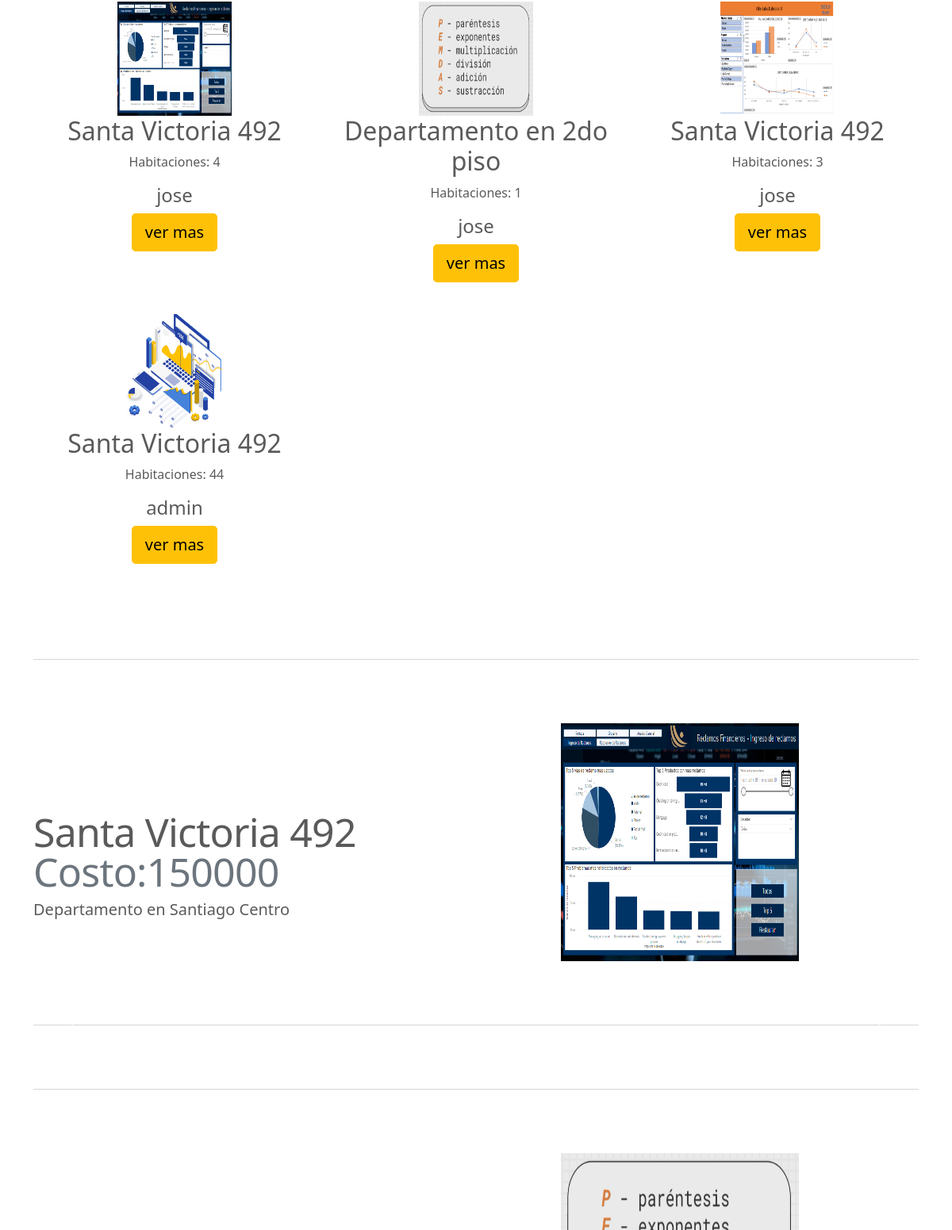
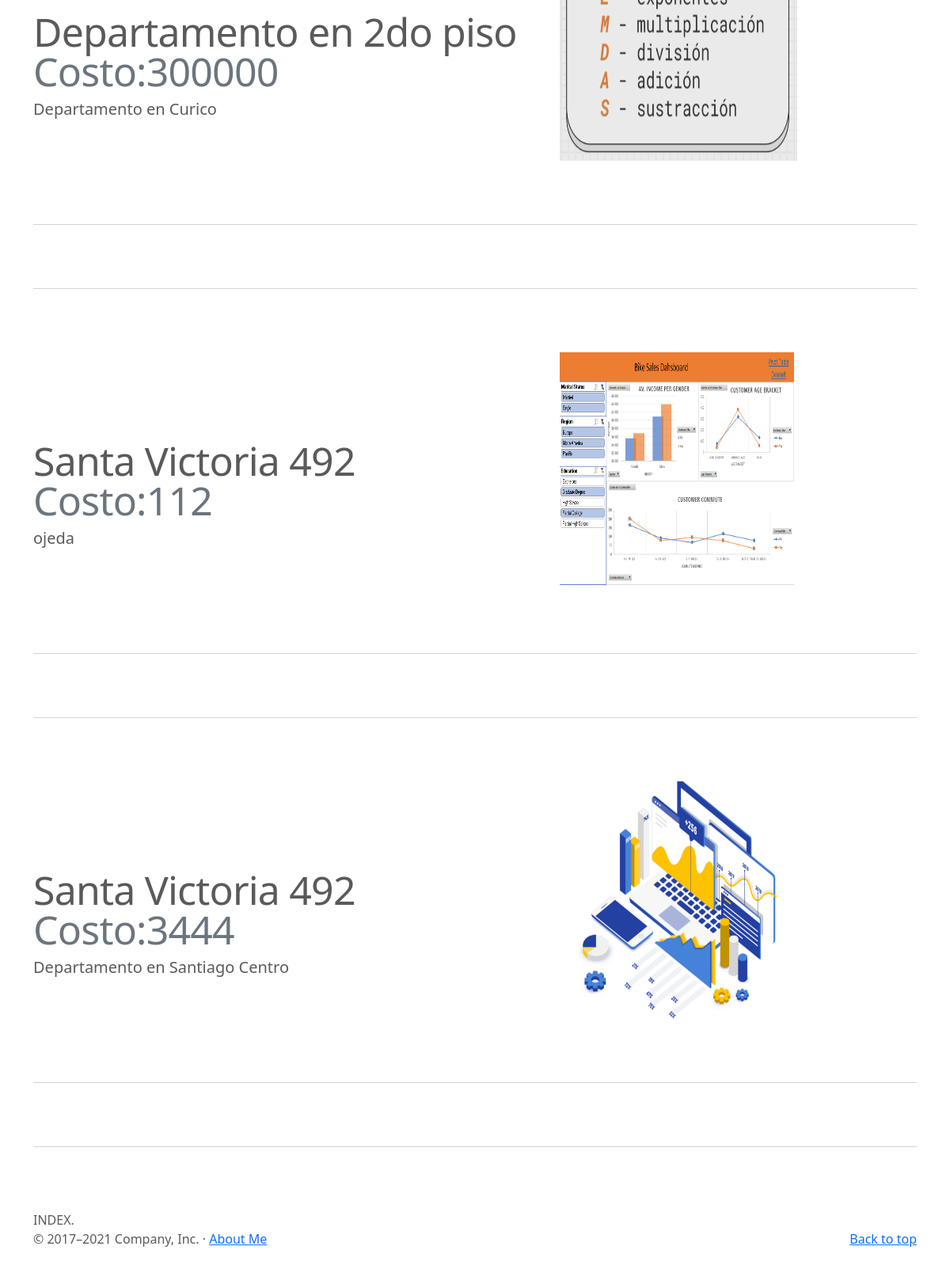
The app's page / (lower part), older data (2 pictures, top to bottom).
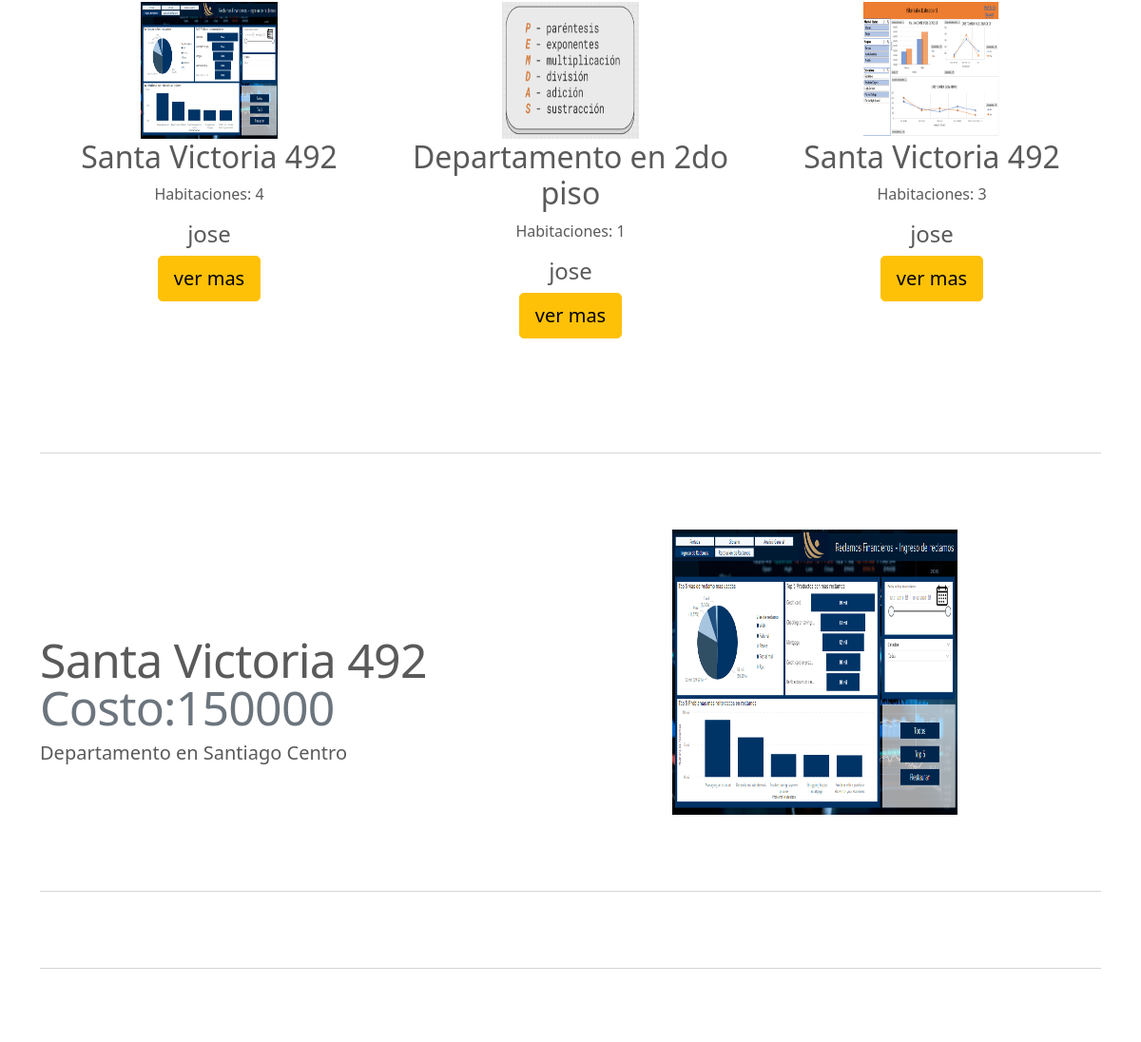
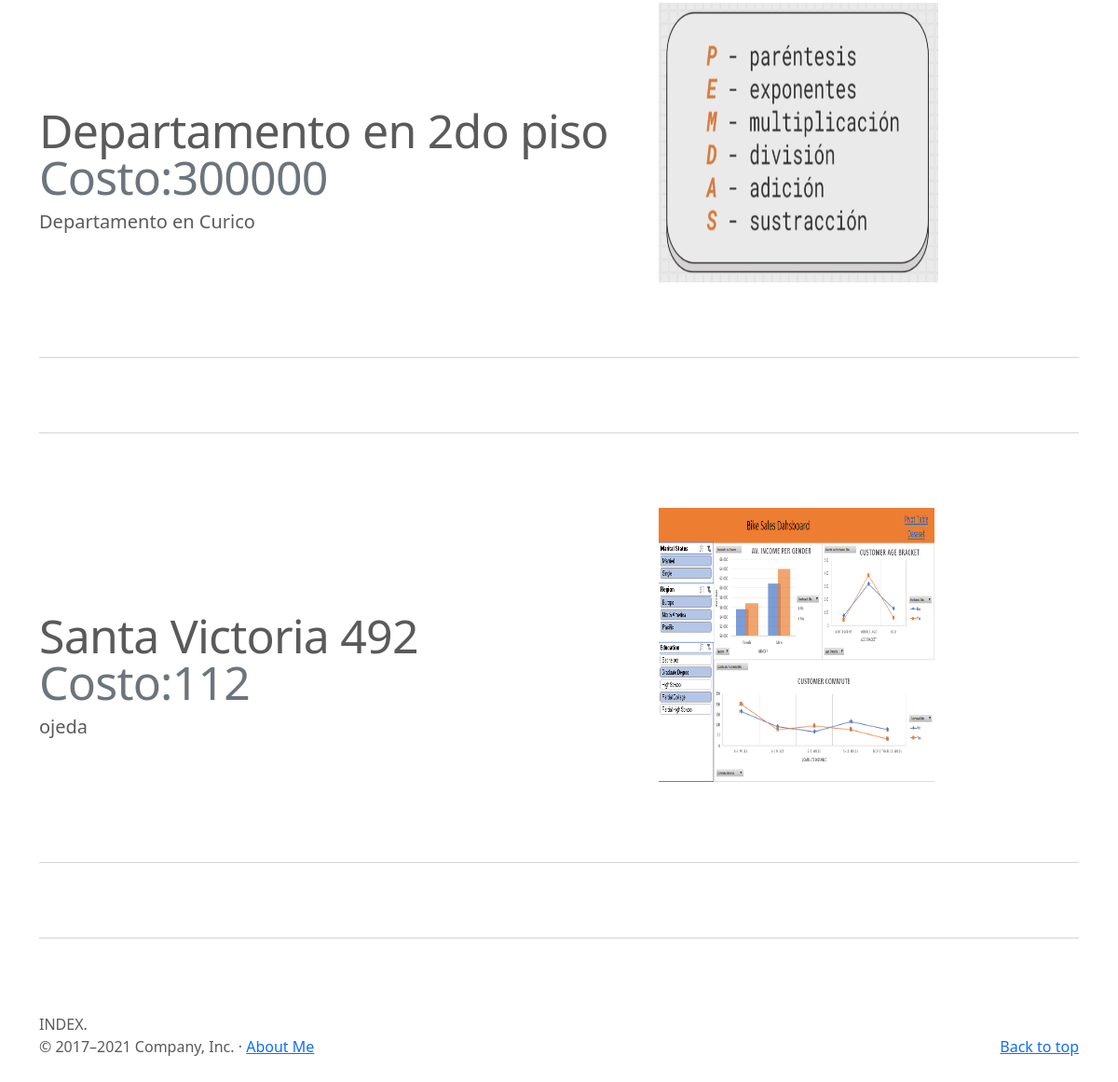
The same page, newer data (2 pictures, top to bottom).
### NewHome/models.py (models this page shows, shortened)
class Propiedades(models.Model):
    Propiedad_Descripcion = models.CharField(max_length=200)
    Propiedad_Direccion =  models.CharField(max_length=200)
    Numero_Habitaciones = models.PositiveIntegerField()
    Propiedad_Costo = models.PositiveIntegerField()
    publisher = models.ForeignKey(to=User, on_delete=models.CASCADE, related_name="publisher")
    imagen = models.ImageField(upload_to="propiedades", null=False, blank=False)
    Fecha_Publicacion = models.DateField(auto_now_add = True)

### NewHome/views.py (the view)
# urls.py: path('',index,name="index"),
def index(request):
    context = {
        "propiedades": Propiedades.objects.all()
    }
    return render(request,"NewHome/index.html", context)

### NewHome/templates/NewHome/index.html (shortened to what this page needs)
{% extends "NewHome/base.html" %}
{% block main %}
<main>
    <button class="carousel-control-prev" type="button" data-bs-target="#myCarousel" data-bs-slide="prev">
      <span class="carousel-control-prev-icon" aria-hidden="true"></span>
    </button>
    <button class="carousel-control-next" type="button" data-bs-target="#myCarousel" data-bs-slide="next">
      <span class="carousel-control-next-icon" aria-hidden="true"></span>
    </button>
  <div class="container marketing">
    <div class="row">
      {% for propiedad in propiedades %}
        <div class="col-lg-4">
          <img src="{{ propiedad.imagen.url }}" height="144" width="144">
          <h2>{{propiedad.Propiedad_Direccion}}</h2>
          <p>Habitaciones: {{propiedad.Numero_Habitaciones}}</p>
          <h4> {{propiedad.publisher.username}} </h4>
          <p><a class="btn btn-lg btn-warning" href="{% url 'propiedades-detail' propiedad.id %}">ver mas</a></p>
        </div>
      {% endfor %}
    </div>
    {% for propiedad in propiedades %}
    <hr class="featurette-divider">
    <div class="row featurette">
      <div class="col-md-7">
        <h2 class="featurette-heading"> {{propiedad.Propiedad_Direccion}} <span class="text-muted">Costo:{{propiedad.Propiedad_Costo}}</span></h2>
        <p class="lead">{{propiedad.Propiedad_Descripcion}}</p>
      </div>
      <div class="col-md-5">
        <img src="{{ propiedad.imagen.url }}" height="300" width="300">
      </div>
    </div>
    <hr class="featurette-divider">
    {% endfor %}
    <hr class="featurette-divider">
    INDEX.
  </div>
</main>
{% endblock %}

Row changes from the older to the newer data that the page shows:
removed Propiedades: imagen (picture), Propiedad_Direccion "Santa Victoria 492", Numero_Habitaciones "44", publisher.username "admin", Propiedad_Costo "3444", Propiedad_Descripcion "Departamento en Santiago Centro"
